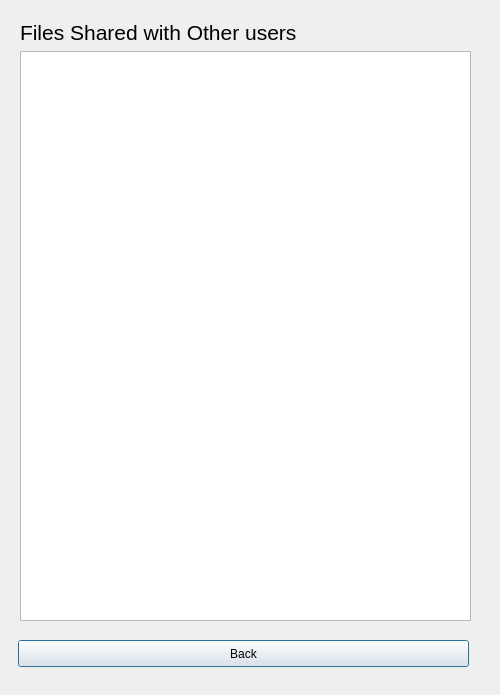
<?xml version="1.0" encoding="UTF-8"?>
<ui version="4.0">
 <class>sharedwithothers</class>
 <widget class="QDialog" name="sharedwithothers">
  <property name="geometry">
   <rect>
    <x>0</x>
    <y>0</y>
    <width>500</width>
    <height>695</height>
   </rect>
  </property>
  <property name="windowTitle">
   <string>Dialog</string>
  </property>
  <widget class="QPushButton" name="backbutton">
   <property name="geometry">
    <rect>
     <x>18</x>
     <y>640</y>
     <width>451</width>
     <height>27</height>
    </rect>
   </property>
   <property name="text">
    <string>Back</string>
   </property>
  </widget>
  <widget class="QWidget" name="">
   <property name="geometry">
    <rect>
     <x>20</x>
     <y>20</y>
     <width>451</width>
     <height>601</height>
    </rect>
   </property>
   <layout class="QVBoxLayout" name="verticalLayout">
    <item>
     <widget class="QLabel" name="label">
      <property name="font">
       <font>
        <pointsize>16</pointsize>
       </font>
      </property>
      <property name="text">
       <string>Files Shared with Other users</string>
      </property>
     </widget>
    </item>
    <item>
     <widget class="QListWidget" name="sharedfileslist"/>
    </item>
   </layout>
  </widget>
 </widget>
 <resources/>
 <connections/>
</ui>
